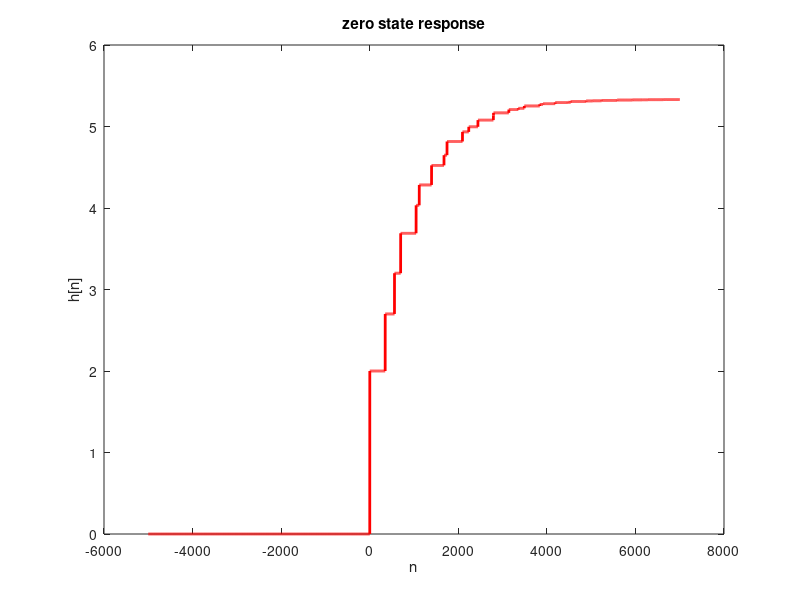
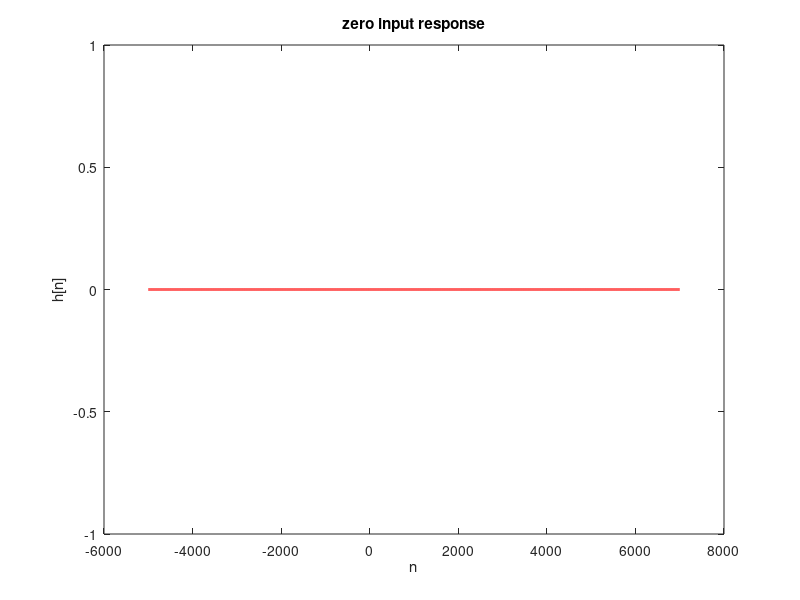

The MATLAB source for these figures, in order:
n = -5000:7000;

x = zeros(1,length(n));
x(n>=1) = 1;

x1 = zeros(1,length(n));

y1 = filter(1,[1 zeros(1,348) -0.7],x);
y1(n<=1) = 0;
y2 = filter(1,[1 zeros(1,558) -0.5],x);
y2(n<=1) = 0;

y3 = filter(1,[1 zeros(1,348) -0.7],x1);
y4 = filter(1,[1 zeros(1,558) -0.5],x1);


y = y1+y2;
y(n<=1) = 0;
y = y-0;

Y = y3+y4;

figure
plot(n,y,'r','linewidth',2);
xlabel('n');
ylabel('h[n]');
title('zero state response');

figure
plot(n,Y,'r','linewidth',2);
xlabel('n');
ylabel('h[n]');
title('zero input response');